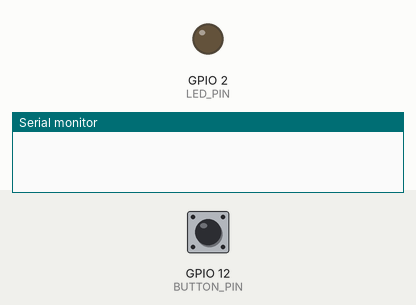
Recording of a program running on a simulated ESP32. Shown: output pins drawn as LEDs (lit = HIGH), the last lines printed to the serial monitor. Dashed ring = blinking. The test bench sets the inputs (shaded band); at power-on: GPIO 12 (BUTTON_PIN) HIGH.

Above: at 1.2 s.
1.3 s: GPIO 12 (BUTTON_PIN) pulled LOW for 3.2 s
At 4.35 s:
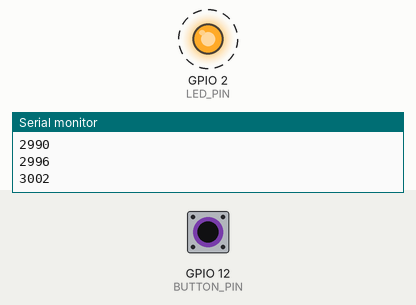
Timing chart, 0 to 6.1 s (numbered marks = the images above; inputs shaded):
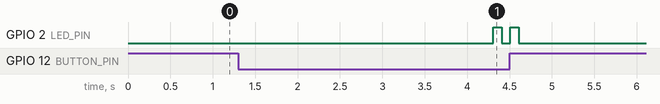

Measured:
- after the input at 1.3 s, GPIO 2 (LED_PIN): alternates HIGH for 0.10 s and LOW for 0.10 s, 4 changes in all, then stays LOW, starting after 3.0 s

The program:

main.cpp
```cpp
#include <Arduino.h>

#define LED_PIN LED_BUILTIN
#define BUTTON_PIN 12

volatile bool interrupt_button_pressed = 0;
volatile bool interrupt_button_released = 0;
volatile bool interrupt_button_pressed_timer = 0;
unsigned long timer_start = 0;
unsigned long current_time = 0;
unsigned long interval = 3000;

void LED_Low()
{
  digitalWrite(LED_PIN, LOW);
}

void LED_High()
{
  digitalWrite(LED_PIN, HIGH);
}

void LED_Flash()
{
  digitalWrite(LED_PIN, HIGH);
  delay(100);
  digitalWrite(LED_PIN, LOW);
  delay(100);
  digitalWrite(LED_PIN, HIGH);
  delay(100);
  digitalWrite(LED_PIN, LOW);
  delay(100);
}

void button_pressed()
{
  if (digitalRead(BUTTON_PIN) == 0)
  {
    interrupt_button_pressed = 1;
    interrupt_button_pressed_timer = 1;
  }
  else
  {
    interrupt_button_pressed = 0;
    interrupt_button_released = 1;
  }
}

void setup()
{
  pinMode(LED_PIN, OUTPUT);
  digitalWrite(LED_PIN, LOW);
  Serial.begin(9600);

  pinMode(BUTTON_PIN, INPUT_PULLUP);
  attachInterrupt(digitalPinToInterrupt(BUTTON_PIN), button_pressed, CHANGE);
}

void loop()
{

  // add if statment to say when to take reading

  // this is if the user holds down the button
  while (interrupt_button_pressed == 1)
  {
    if (interrupt_button_pressed_timer == 1)
    {
      timer_start = millis();
      interrupt_button_pressed_timer = 0;
    }
    current_time = millis();
    Serial.println(current_time - timer_start);

    if (current_time - timer_start > interval)
    {
      break;
    }
  }

  if (current_time - timer_start > interval)
  {
    LED_Flash(); // replace with get/save/broadcast measurement
  }

  current_time = millis();
  timer_start = millis();

  delay(100);
}
```
